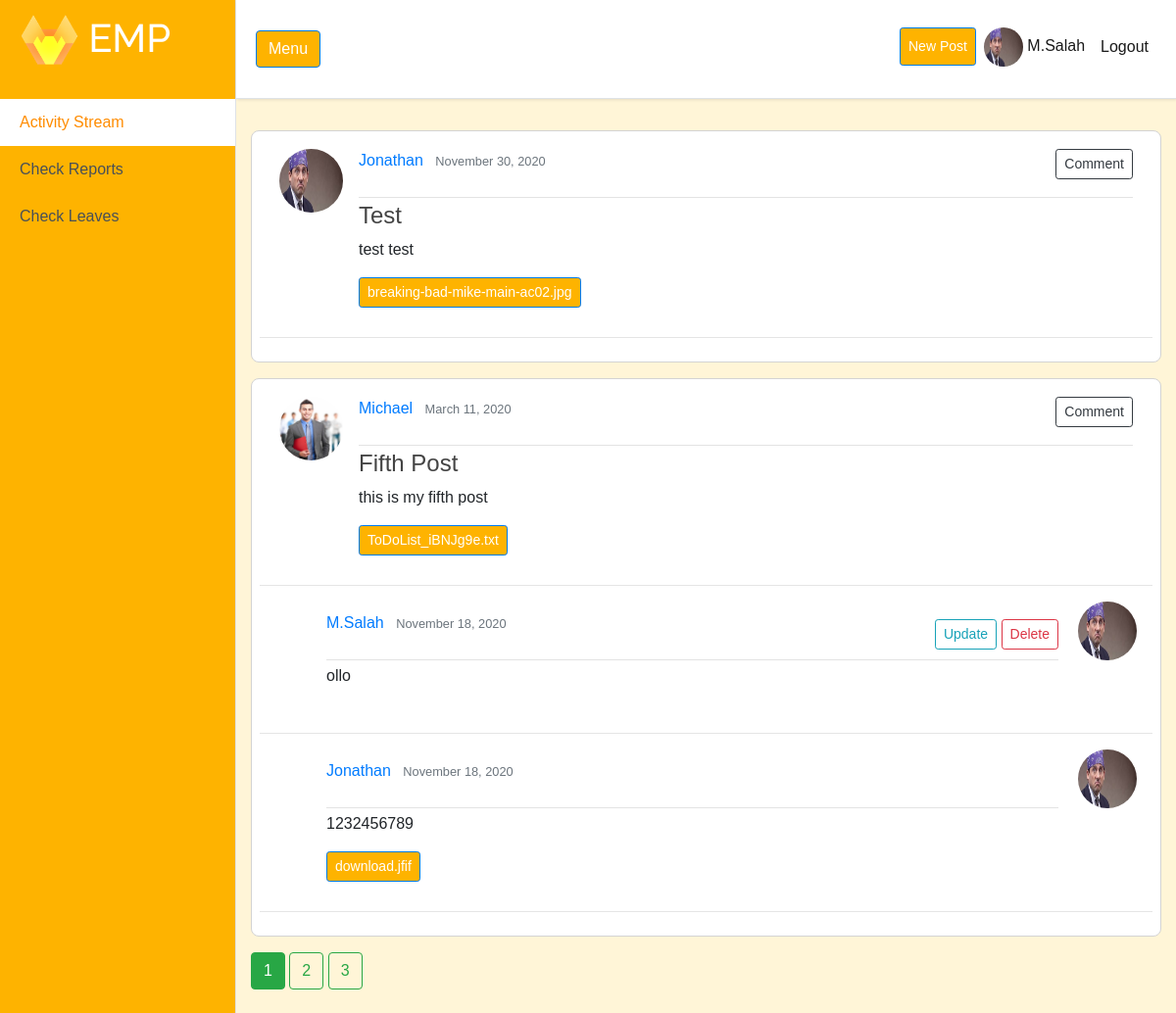
Page / (signed in) on the committed database.
### users/models.py (models this page shows, shortened)
class Profile(models.Model):
    user = models.OneToOneField(User, on_delete=models.CASCADE)
    image = models.ImageField(default='default.jpg', upload_to='profile_pics')
    bio = models.TextField(max_length=500, blank=True)
    location = models.CharField(max_length=30, blank=True)
    birth_date = models.DateField(null=True, blank=True)
    is_employee = models.BooleanField(default=True)

### activitystream/models.py (models this page shows, shortened)
class Post(models.Model):
    title = models.CharField(max_length=100)
    content = models.TextField()
    date_posted = models.DateTimeField(default=timezone.now)
    author = models.ForeignKey(User, on_delete=models.CASCADE)
    document = models.FileField(blank=True, default=None, upload_to='documents')
    class Meta:
        ordering = ['-date_posted']
    @property
    def filename(self):
        return os.path.basename(self.document.path)

class Comment(models.Model):
    date_posted = models.DateTimeField(default=timezone.now)
    content = models.TextField()
    author = models.ForeignKey(User, on_delete=models.CASCADE)
    post = models.ForeignKey(Post, on_delete=models.CASCADE)
    document = models.FileField(blank=True, default=None, upload_to='documents')
    class Meta:
        ordering = ['-date_posted']
    @property
    def filename(self):
        return os.path.basename(self.document.path)

### activitystream/views.py (the view)
# urls.py: path('', PostListView.as_view(), name='activity-home'),
class PostListView(LoginRequiredMixin, ListView):
    model = Post
    template_name = 'activitystream/home.html'  # <app>/<model>_<view_type>.html
    context_object_name = 'posts'
    paginate_by = 2

### activitystream/templates/activitystream/home.html (shortened to what this page needs)
{% extends 'activitystream/base.html' %}
{% block content %}
        {% for post in posts %}
<div id="postcontent">
        <article class="media content-section">
        <img class="rounded-circle article-img" src="{{ post.author.profile.image.url }}">
  <div class="media-body">
    <div class="article-metadata">
        {% if post.author == user %}
          <div id = post_buttons>
                <a class="btn btn-outline-info btn-sm mt--4 mb-1" href="{% url 'post-update' post.id %}">Update</a>
                <a class="btn btn-outline-danger btn-sm mt--4 mb-1" href="{% url 'post-delete' post.id %}">Delete</a>
                <a class="btn btn-outline-dark btn-sm mt--4 mb-1" href="{% url 'add_comment' pk=post.pk %}">Comment</a>
          </div>
            {% else %}
          <div id = post_buttons>
                <a class="btn btn-outline-dark btn-sm mt--4 mb-1" href="{% url 'add_comment' pk=post.pk %}">Comment</a>
          </div>
            {% endif %}
    <div><a class="mr-2" href="{% url 'user-posts' post.author.username %}">{{ post.author }}</a>
      <small class="text-muted">{{ post.date_posted | date:'F d, Y' }}</small></div>
    <br>
    </div>
      <h4><a class="article-title" href="{% url 'post-detail' post.id %}">{{ post.title }}</a></h4>
    <p class="article-content">{{ post.content }}</p>
        {% if post.document != '' %}
      <a class="btn btn-primary btn-sm" href="{{ post.document.url }}" target="_blank">{{ post.filename }}</a>
        {% endif %}
  </div>
</article>
<hr/>
            {% for comment in post.comment_set.all  %}
        <div id="comment">
        <img class="rounded-circle article-img" id = "picture" src="{{ comment.author.profile.image.url }}" style="width:60px; height:60px">
        <article class="media content-section ml-5" >
  <div class="media-body">
    <div class="article-metadata">
        {% if comment.author == user %}
                <div id = "post_buttons">
                <a class="btn btn-outline-info btn-sm mt-2 mb-1" href="{% url 'comment-update' comment.id %}">Update</a>
                <a class="btn btn-outline-danger btn-sm mt-2 mb-1" href="{% url 'comment-delete' comment.id %}">Delete</a>
                </div>
  {% endif %}
        <div><a class="mr-2" href="{% url 'user-posts' comment.author.username %}">{{ comment.author }}</a>
      <small class="text-muted">{{ comment.date_posted | date:'F d, Y' }}</small></div><br>
    </div>
    <p class="article-content">{{ comment.content }}</p>
        {% if comment.document != '' %}
            <a class="btn btn-primary btn-sm" href="{{ comment.document.url }}" target="_blank">{{ comment.filename }}</a>
        {% endif %}
  </div>
        </article>
        </div>
                <hr/>
                {% endfor %}
            </div>
    {% endfor %}
    {% if is_paginated %}
            {% for i in page_obj.paginator.page_range %}
                {% if page_obj.number == i %}
                    <a class="btn btn-success mb-4" href="?page={{ i }}">{{ i }}</a>
                    {% else %}
                    <a class="btn btn-outline-success mb-4" href="?page={{ i }}">{{ i }}</a>
                {% endif %}
            {% endfor %}
    {% endif %}
{% endblock content %}

### activitystream/templates/activitystream/base.html (shortened to what this page needs)
{% load static %}
<!DOCTYPE html>
<html lang="en">
<head>
  <link rel="stylesheet" href="https://stackpath.bootstrapcdn.com/bootstrap/4.4.1/css/bootstrap.min.css">
  <link rel="stylesheet" type="text/css" href="{% static 'activitystream/main.css' %}">
</head>
<body>
  <div class="d-flex" id="wrapper">
    <div class=" border-right" style="background-color: #feb300; !important;" id="sidebar-wrapper">
      <div class="sidebar-heading" style="background-color: #feb300; !important;"><h1> <img src="{% static "activitystream/logo.png" %}" alt="Employee Portal" style="width:60px"/> EMP</h1></div>
      <div class="list-group list-group-flush">
        <a href="{% url 'activity-home' %}" class="list-group-item list-group-item-action" id = "activity_button" >Activity Stream</a>
        {% if user.is_active and user.is_staff %}
        <a href="{% url 'all-reports' %}" class="list-group-item list-group-item-action " id = "report_button" >Check Reports</a>
        <a href="{% url 'all-leaves' %}" class="list-group-item list-group-item-action" id = "leave_button" >Check Leaves</a>
        {% else %}
        <a href="{% url 'reports-home' %}" class="list-group-item list-group-item-action" id = "reportto_button">My Reports</a>
        <a href="{% url 'leave-home' %}" class="list-group-item list-group-item-action" id = "bookleave_button">My Leaves</a>
        {% endif %}
      </div>
    </div>
    <div id="page-content-wrapper">
      <nav class="navbar navbar-expand-lg navbar-light border-bottom sticky-top" style="background-color: white; !important;" >
        <button class="btn btn-primary" id="menu-toggle">Menu</button>
        <div class="collapse navbar-collapse" id="navbarSupportedContent">
          <ul class="navbar-nav ml-auto mt-2 mt-lg-0">
            {% if user.is_authenticated %}
              <li class="nav-item active mt-1">
                 <a class="btn btn-primary btn-sm nav-link mt-1" href="{% url 'post-create' %}" style="color: white">New Post</a>
              </li>
                 <li class="nav-item active mb-1 ">
                <a class="nav-link" href="{% url 'profile' %}">
                        <img height="40px" width="40px"  class="rounded-circle account-img" src="{{ user.profile.image.url }}">
                    {{ user.username }}</a>
                </li>
                <li class="nav-item active mb-1 ">
                <a class="nav-link mt-2" href="{% url 'logout' %}">  Logout</a>
                </li>
            {% else %}
              <li class="nav-item active">
                <a class="nav-link" href="{% url 'activity-home' %}">Home <span class="sr-only">(current)</span></a>
              </li>
            {% endif %}
          </ul>
        </div>
      </nav>
<div id = main-section>
      <div class="container-fluid">
      <br>
      {% block content %}{% endblock %}
      </div>
</div>
    </div>
  </div>
</body>
</html>

### activitystream/static/activitystream/main.css (style rules this page uses)
.list-group-item-action { background-color: #feb300; !important; position: fixed; }
body { overflow-x: hidden; font-family: 'Poppins', sans-serif; background: #fff5d7; }
.btn-primary { background-color: #feb300; !important; }
#activity_button { margin-top:6.3rem; width: 15rem; }
#report_button,#reportto_button { margin-top:9.3rem; width:15rem; }
#leave_button,#bookleave_button { margin-top:12.3rem; width: 15rem; }
#main-section { margin-top: -2rem; }
.sidebar-heading { position: fixed; color: white; background: rgba(0, 0, 0, 0.2); }
.navbar { padding: 20px ; background: #fff; border: none; border-radius: 0; margin-bottom: 40px; box-shadow: 1px 1px 3px rgba(0, 0, 0, 0.1); }
#sidebar-wrapper { min-height: 100vh; margin-left: -15rem; -webkit-transition: margin .25s ease-out; -moz-transition: margin .25s ease-out; -o-transition: margin .25s ease-out; transition: margin .25s ease-out; }
#sidebar-wrapper .sidebar-heading { padding: 0.875rem 1.25rem; font-size: 1.2rem; }
#sidebar-wrapper .list-group { width: 15rem; }
#page-content-wrapper { min-width: 100vw; }
@media (min-width: 768px) { #sidebar-wrapper { margin-left: 0; } }
@media (min-width: 768px) { #page-content-wrapper { min-width: 0; width: 100%; } }
h1 { font-family: Raleway ; }

### activitystream/templates/activitystream/home.html (style rules this page uses)
#activity_button { background-color: white; font-size: 1rem; color: darkorange; }
h2, h3, h4, h5, h6 { color: #444444; }
ul { margin: 0; }
.content-section { background: #ffffff; padding: 10px 20px; border-radius: 3px; margin-bottom: 20px; }
.article-title { color: #444444; }
.article-content { white-space: pre-line; }
.article-img { height: 65px; width: 65px; margin-right: 16px; }
.article-metadata { padding-bottom: 1px; margin-bottom: 4px; border-bottom: 1px solid #e3e3e3 }
#postcontent { padding: 0.5rem; border: solid 1px lightgrey; border-radius: 0.5rem; background: white; margin-bottom: 1rem; }
#picture { float:right; }
#post_buttons { float:right; margin-bottom:15px; }

### rows in the picture
Post: author.profile.image (picture), shows "Comment", author "Jonathan", date_posted "November 30, 2020", title "Test", content "test test", filename "breaking-bad-mike-main-ac02.jpg"
Post: author.profile.image (picture), shows "Comment", author "Michael", date_posted "March 11, 2020", title "Fifth Post", content "this is my fifth post", filename "ToDoList_iBNJg9e.txt"
Comment: author.profile.image (picture), shows "Update", author "M.Salah", date_posted "November 18, 2020", content "ollo"
Comment: author.profile.image (picture), author "Jonathan", date_posted "November 18, 2020", content "1232456789", filename "download.jfif"

### other values in the picture
{{ user.username }} "M.Salah"
{{ i }} "1"
{{ i }} "2" "3"
